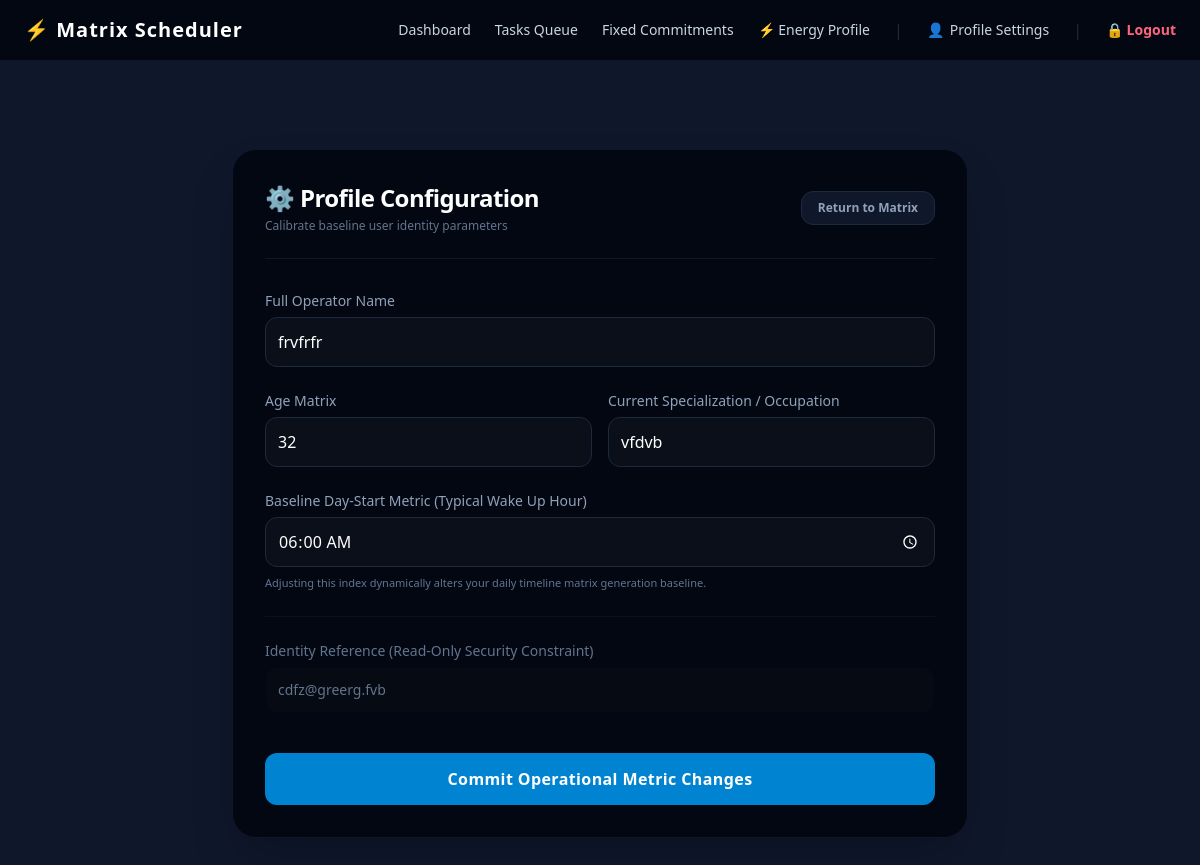
/profile (signed in), run on the app's committed database.
### tables this page shows
CREATE TABLE user_profile (
                id INTEGER PRIMARY KEY AUTOINCREMENT,
                name TEXT NOT NULL,
                age INTEGER,
                occupation TEXT,
                wake_time TEXT NOT NULL,
                email TEXT UNIQUE NOT NULL,
                password_hash TEXT NOT NULL
            );

### app.py (the view, shortened to what this page needs)
@app.route('/profile', methods=['GET', 'POST'])
def profile_settings():
    if not is_authenticated():
        return redirect(url_for('login'))
    db = get_db()
    profile = db.execute("SELECT * FROM user_profile WHERE id = ?", (session['user_id'],)).fetchone()
    return render_template('profile.html', profile=profile)

### app.py (called while the page is built)
def get_db():
    conn = sqlite3.connect(DATABASE, check_same_thread=False)
    conn.row_factory = sqlite3.Row
    return conn

def is_authenticated():
    return "user_id" in session

### templates/profile.html (shortened to what this page needs)
{% extends "base.html" %}
{% block content %}
<div class="max-w-3xl mx-auto px-4 py-12">
    <div class="bg-[#030712] border border-slate-900 rounded-3xl p-6 md:p-8 shadow-2xl">
        <div class="flex items-center justify-between border-b border-slate-900 pb-6 mb-8">
            <div>
                <h1 class="text-xl md:text-2xl font-extrabold text-white tracking-tight">⚙️ Profile Configuration</h1>
                <p class="text-xs text-slate-500 mt-1">Calibrate baseline user identity parameters</p>
            </div>
            <a href="{{ url_for('index') }}" class="bg-slate-900 hover:bg-slate-800 text-slate-400 hover:text-white text-xs font-semibold px-4 py-2 rounded-xl border border-slate-800 transition">
                Return to Matrix
            </a>
        </div>
        <form action="{{ url_for('profile_settings') }}" method="POST" class="space-y-6">
            <div class="flex flex-col">
                <label class="text-sm font-medium text-slate-400 mb-1.5">Full Operator Name</label>
                <input type="text" name="name" class="w-full bg-[#0b0f19] border border-slate-800 rounded-xl p-3 text-base text-white outline-none focus:border-blue-500 transition" value="{{ profile.name if profile else '' }}" required placeholder="Operator identity token">
            </div>
            <div class="grid grid-cols-1 md:grid-cols-2 gap-4">
                <div class="flex flex-col">
                    <label class="text-sm font-medium text-slate-400 mb-1.5">Age Matrix</label>
                    <input type="number" name="age" class="w-full bg-[#0b0f19] border border-slate-800 rounded-xl p-3 text-white outline-none focus:border-blue-500 transition" value="{{ profile.age if profile else '' }}" placeholder="Years elapsed">
                </div>
                <div class="flex flex-col">
                    <label class="text-sm font-medium text-slate-400 mb-1.5">Current Specialization / Occupation</label>
                    <input type="text" name="occupation" class="w-full bg-[#0b0f19] border border-slate-800 rounded-xl p-3 text-white outline-none focus:border-blue-500 transition" value="{{ profile.occupation if profile else '' }}" placeholder="e.g., Cyber Security Analyst">
                </div>
            </div>
            <div class="flex flex-col">
                <label class="text-sm font-medium text-slate-400 mb-1.5">Baseline Day-Start Metric (Typical Wake Up Hour)</label>
                <input type="time" name="wake_time" class="w-full bg-[#0b0f19] border border-slate-800 rounded-xl p-3 text-white outline-none focus:border-blue-500 transition color-scheme-dark" value="{{ profile.wake_time if profile else '07:00' }}" required>
                <span class="text-[11px] text-slate-500 mt-2">Adjusting this index dynamically alters your daily timeline matrix generation baseline.</span>
            </div>
            <div class="flex flex-col border-t border-slate-900/60 pt-6">
                <label class="text-sm font-medium text-slate-500 mb-1.5">Identity Reference (Read-Only Security Constraint)</label>
                <input type="email" class="w-full bg-[#060a12] border border-slate-950 text-slate-500 cursor-not-allowed rounded-xl p-3 text-sm outline-none" value="{{ profile.email if profile else '' }}" readonly>
            </div>
            <button type="submit" class="w-full bg-[#0084d1] hover:bg-[#0074b8] text-white font-bold py-3.5 px-4 rounded-xl tracking-wide transition duration-150 transform-gpu active:scale-[0.99] mt-4">
                Commit Operational Metric Changes
            </button>
        </form>
    </div>
</div>
{% endblock %}

### templates/profile.html (style rules this page uses)
.color-scheme-dark { color-scheme: dark; }

### data on the page
user_profile: name "frvfrfr", age "32", occupation "vfdvb", wake_time "06:00", email "cdfz@greerg.fvb"
